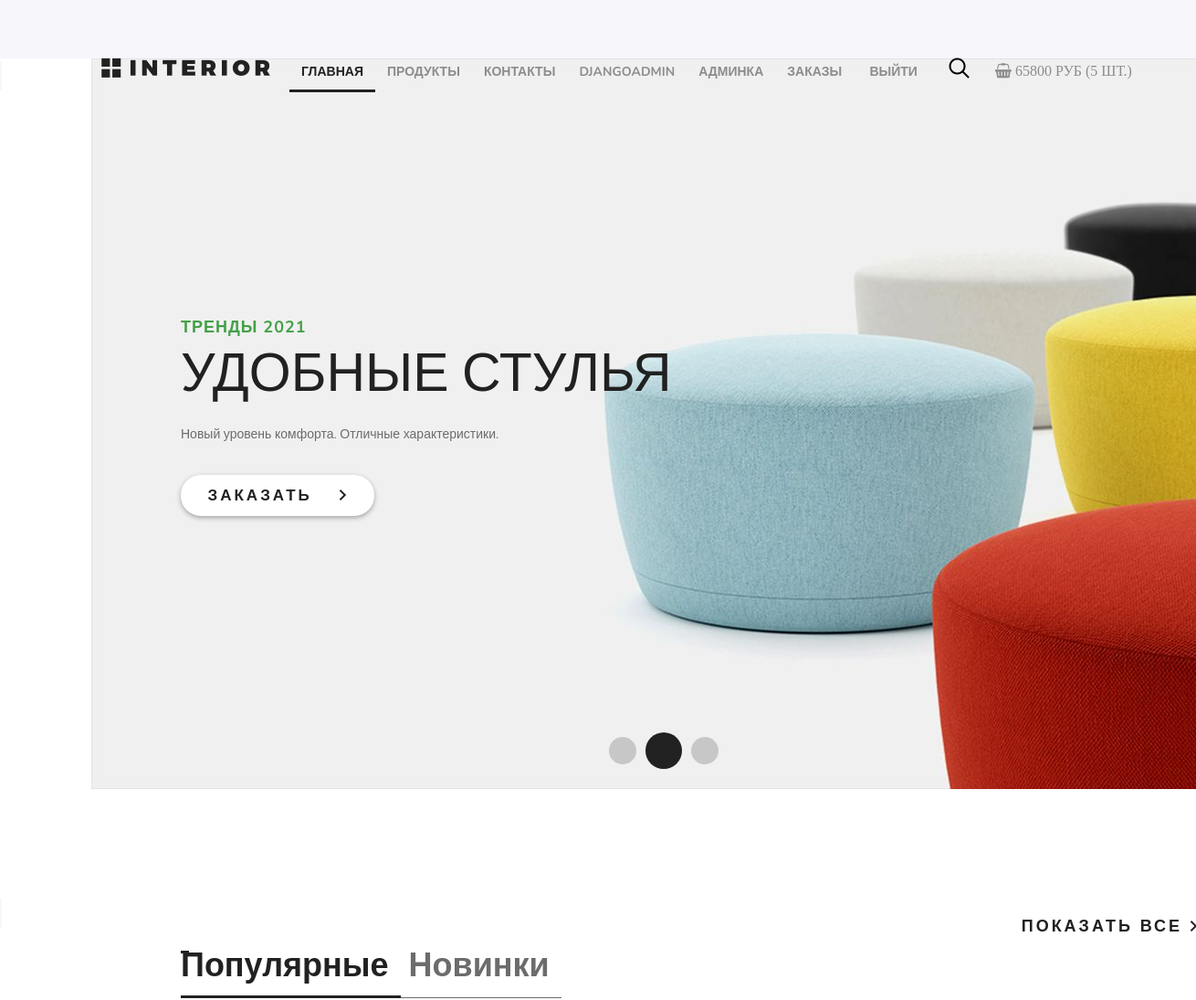
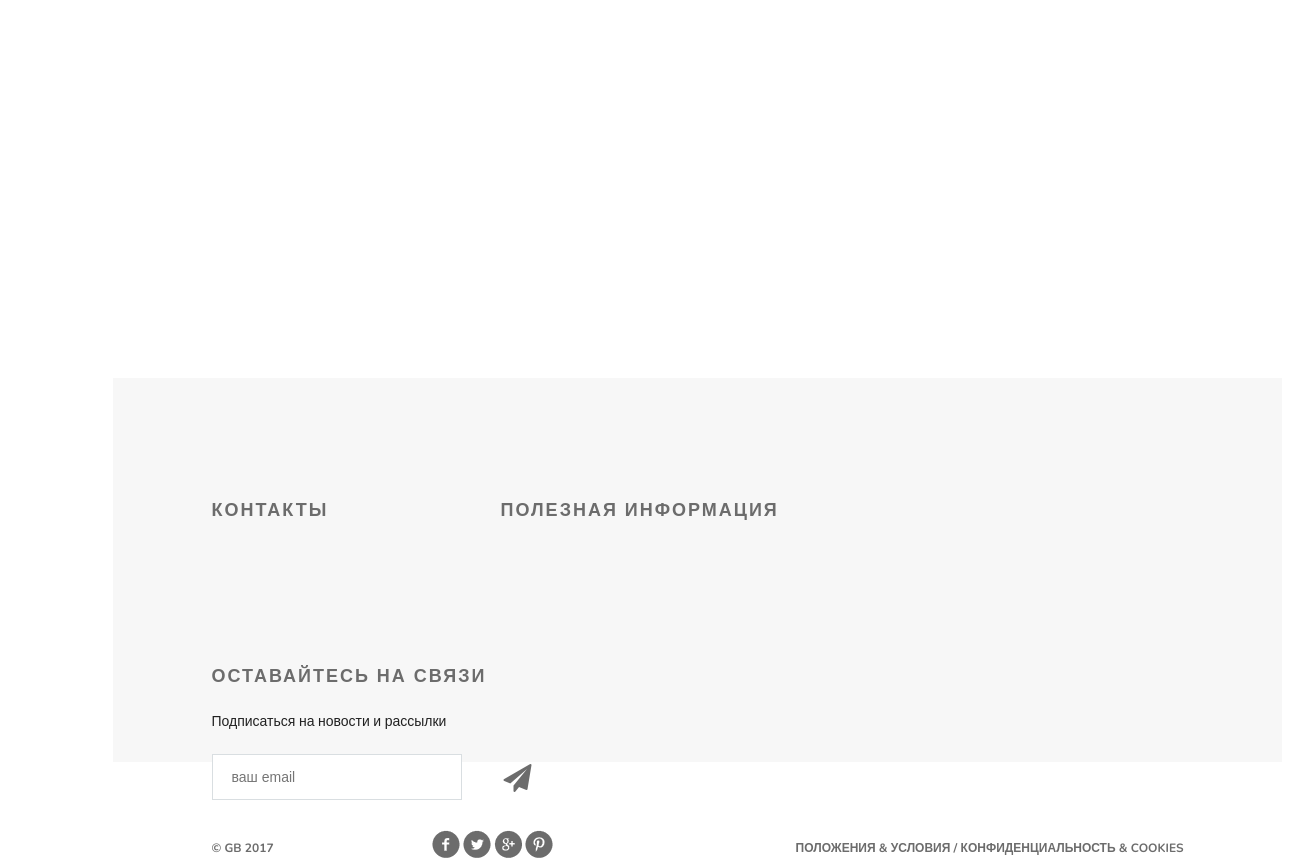
The app's page / (signed in) with its own data (2 pictures, top to bottom).
### authapp/models.py (models this page shows, shortened)
class ShopUser(AbstractUser):
    avatar = models.ImageField(
        upload_to='user_avatars',
        blank=True
    )
    age = models.PositiveIntegerField(
        verbose_name='возраст',
        default=18
    )
    REQUIRED_FIELDS = AbstractUser.REQUIRED_FIELDS + ['age']
    activation_key = models.CharField(
        max_length=128,
        blank=True
    )
    activation_key_created = models.DateTimeField(
        auto_now_add=True,
        blank=True,
        null=True,
    )

### basketapp/models.py (models this page shows, shortened)
class Basket(models.Model):
    user = models.ForeignKey(
        geekshop.settings.AUTH_USER_MODEL,
        on_delete=models.CASCADE,
        related_name='basket',
    )
    product = models.ForeignKey(
        Product,
        on_delete=models.CASCADE,
    )
    quantity = models.PositiveIntegerField(
        verbose_name='количество',
        default=0,
    )
    add_datetime = models.DateTimeField(
        verbose_name='время добавления',
        auto_now_add=True
    )
    class Meta:
        unique_together = ('user', 'product')
    @property
    def product_cost(self):
        return self.product.price * self.quantity
    @property
    def total_quantity(self):
        _items = Basket.objects.filter(user=self.user)
        _total_quantity = sum(list(map(lambda x: x.quantity, _items)))
        return _total_quantity
    @property
    def total_cost(self):
        _items = Basket.objects.filter(user=self.user)
        _total_cost = sum(list(map(lambda x: x.product_cost, _items)))
        return _total_cost

### mainapp/models.py (models this page shows, shortened)
class Product(models.Model):
    category = models.ForeignKey(
        ProductCategory,
        on_delete=models.CASCADE,
        verbose_name='категория'
    )
    name = models.CharField(
        verbose_name='название продукта',
        max_length=128,
    )
    image = models.ImageField(
        upload_to='product_img',
        blank=True,
    )
    short_desc = models.CharField(
        max_length=256,
        verbose_name='краткое описание',
        blank=True,
    )
    description = models.TextField(
        verbose_name='описание продукта',
        blank=True,
        max_length=500,
    )
    price = models.DecimalField(
        verbose_name='цена продукта',
        max_digits=8,
        decimal_places=2,
        default=0,
    )
    quantity = models.PositiveIntegerField(
        verbose_name='количество на складе',
        default=0
    )
    is_active = models.BooleanField(
        verbose_name='активна',
        default=True
    )

### geekshop/views.py (the view)
# urls.py: path('', main, name='index'),
def main(request):
    title = 'главная'
    heading = 'удобные стулья'
    links_menu = get_links_menu(request, title=title, heading=heading)
    return render(request, 'geekshop/index.html', context=links_menu)

### mainapp/context_processors.py (called while the page is built)
def basket(request):
    basket_list = []
    if request.user.is_authenticated:
        basket_list = Basket.objects.filter(user=request.user)
    return {
        'basket': basket_list
    }

def get_links():
    links_ = [{'href': 'index', 'name': 'главная'},
              {'href': 'mainapp:products', 'name': 'продукты'},
              {'href': 'contact', 'name': 'контакты'}]
    return links_

def get_auth(request):
    name = ShopUser.objects.filter(username=request.user.username).first()
    auth_ = [{'href': 'auth:edit', 'name': name}]
    return auth_

def get_links_menu(request, title, heading=None):
    products = Product.objects.all()[:4]
    categories = ProductCategory.objects.all()
    links_menu = {
        'links': list(get_links()),
        'auth': list(get_auth(request)),
        'topic': 'тренды',
        'heading': heading,
        'title': title,
        'products': products,
        'categories': categories,
    }
    return links_menu

### geekshop/templates/geekshop/index.html
{% extends 'geekshop/base.html' %}
{% load static %}
{% block header %}
    <div class="slider">
        {% include 'geekshop/includes/inc__menu.html' %}
        <div class="text-slider">
            <h3 class="green">{{ topic }} {% now "Y" %}</h3>
            <h3 class="big">{{ heading }}</h3>
            <p>Новый уровень комфорта. Отличные характеристики.</p>
            <a href="#" class="button-order">заказать <img src="{% static 'img/arrow.png' %}" alt=""></a>
        </div>
        <div class="navi">
            <a href="#"></a><a href="#"></a><a href="#"></a>
        </div>
    </div>
{% endblock %}
{% block content %}
    {% include 'geekshop/includes/inc_idx_content.html' %}
{% endblock %}

### geekshop/templates/geekshop/includes/inc__menu.html (shortened to what this page needs)
<div class="header clearfix">
    <a href="{% url 'index' %}" class="logo"></a>
    <ul class="menu">
        {% for link in links %}
            <li>
                <a href="{% url link.href %}"
                   class="{% if request.resolver_match.url_name == link.href %}
                            active
                          {% endif %}">
                    {{ link.name }}
                </a>
            </li>
        {% endfor %}
        {% for auth in auth %}
            {% if user.is_authenticated %}
                <li>
                    <a href="{% url auth.href %}"
                       class="">
                        {{ auth.name }}
                    </a>
                </li>
            {% endif %}
        {% endfor %}
        {% if user.is_superuser %}
            <li>
                <a href="{% url 'admin_staff:users' %}">
                    админка
                </a>
            </li>
        {% endif %}
        <li>
            <a href="{% url 'order:list' %}">заказы</a>
            {% if user.is_authenticated %}
                <a href="{% url 'auth:logout' %}">выйти</a>
            {% else %}
                <a href="{% url 'auth:login' %}">войти</a>
            {% endif %}
        </li>
    </ul>
    <a href="#" class="search"></a>
    {% if basket %}
        <a href="{% url 'basket:basket' %}" class="fa fa-shopping-basket basket">
            <span id="basket_cost">{{ basket.0.total_cost|floatformat:0 }} руб</span>
            <span id="basket_quantity">({{ basket.0.total_quantity }} шт.)</span>
        </a>
    {% else %}
        <a href="{% url 'basket:basket' %}" class="fa fa-shopping-basket basket">
            товаров нет
        </a>
    {% endif %}
</div>

### geekshop/templates/geekshop/includes/inc_idx_content.html (shortened to what this page needs)
{% load static %}
<div class="featured">
    <div class="featured-menu">
        <a class="active" href="#">Популярные</a><a href="#">Новинки</a>
    </div>
    <a class="explore" href="#">показать все <img src="{% static 'img/arrow.png' %}" alt=""></a>
    <div class="clearfix">
    </div>
    <div class="tab-content">
        {% for product in products %}
            <div class="block">
            </div>
        {% endfor %}
    </div>
</div>

### geekshop/static/style-gs.css (style rules this page uses)
* { margin: 0; padding: 0; }
body { font-family: 'Montserrat', sans-serif; }
html, body { height: 100%; }
.slider { height: 800px; background-image: url(img/slider.jpg); padding-left: 98px; padding-right: 211px; position: relative; }
.logo { background-image: url(img/logo.png); margin-top: 63px; width: 185px; height: 22px; }
.menu { list-style-type: none; margin-top: 67px; float: right; }
.menu li { float: left; }
.menu a { color: #8c8c8c; font-size: 14px; font-weight: 700; text-align: right; text-transform: uppercase; text-decoration: none; padding: 10px 13px; }
.menu .active { color: #212121; font-weight: 700; border-bottom: 3px solid #212121; }
.search { width: 23px; height: 23px; background-image: url(img/search.png); margin-top: 63px; left: 1176px; }
.basket { margin-top: 63px; left: 1300px; padding: 6px 6px; font-size: 14px; text-align: right; text-transform: uppercase; text-decoration: none; color: #8c8c8c; font-weight: 700; }
.clearfix:after { content: ""; display: block; clear: both; }
.text-slider { margin-top: 288px; position: absolute; }
.text-slider p { color: #6c6c6c; font-size: 14px; text-align: left; width: 458px; line-height: 24px; }
.button-order { background-color: #ffffff; box-shadow: 0px 2px 4.85px 0.15px rgba(33, 33, 33, 0.35); width: 212px; height: 45px; display: block; text-transform: uppercase; text-align: center; border-radius: 22px; text-decoration: none; color: #212121; font-size: 17px; font-weight: 700; line-height: 45px; margin-top: 32px; letter-spacing: 3px; }
.button-order img { padding-left: 22px; }
.green { text-transform: uppercase; color: #43a047; font-size: 18px; font-weight: 700; text-align: left; margin-bottom: 22px; line-height: 13px; letter-spacing: 1px; }
.big { color: #212121; font-size: 59px; line-height: 43px; text-transform: uppercase; font-weight: 100; margin-bottom: 34px; }
.navi { position: absolute; bottom: 22px; right: 618px; display: flex; width: 130px; height: 40px; justify-content: space-between; align-items: center; }
.navi a { display: block; width: 30px; height: 30px; border-radius: 50%; background-color: rgba(33, 33, 33, 0.2); float: left; margin: 0px 5px; }
.navi a:nth-child(2) { display: block; width: 40px; height: 40px; border-radius: 50%; background-color: #212121; float: left; margin: 0px; }
.featured { padding-left: 98px; padding-right: 98px; }
.featured-menu { margin-top: 120px; width: 300px; height: 49px; float: left; }
.featured-menu a { color: #6c6c6c; font-size: 36px; font-weight: 700; text-align: left; text-decoration: none; border-bottom: 1px solid #6c6c6c; padding-bottom: 10px; padding-right: 13px; padding-left: 9px; }
.featured-menu .active { font-size: 36px; font-weight: 700; text-align: left; color: #212121; border-bottom: 3px solid #212121; padding-bottom: 8px; }
.explore { text-transform: uppercase; color: #212121; font-size: 18px; font-weight: 700; line-height: 24px; text-align: center; float: right; margin-top: 138px; letter-spacing: 3px; text-decoration: none; }
.tab-content { margin-top: 50px; display: flex; justify-content: space-between; margin-bottom: 120px; flex-wrap: wrap; }
.tab-content .block { height: 270px; width: 270px; position: relative; }

### geekshop/static/style-sidebar.css (style rules this page uses)
:root { --header-height: 3rem; --nav-width: 68px; --first-color: #4723D9; --first-color-light: #AFA5D9; --white-color: #F7F6FB; --body-font: 'Nunito', sans-serif; --normal-font-size: 1rem; --z-fixed: 100 }
body { position: relative; margin: var(--header-height) 0 0 0; padding: 0 1rem; font-family: var(--body-font); font-size: var(--normal-font-size); transition: .5s }
a { text-decoration: none }
.header { width: 100vw; height: var(--header-height); position: fixed; top: 0; left: 0; display: flex; justify-content: space-around; padding: 0 1rem; background-color: var(--white-color); z-index: var(--z-fixed); transition: .5s }
.active { color: var(--white-color) }
.active::before { content: ''; position: absolute; left: 0; width: 2px; height: 32px; background-color: var(--white-color) }
@media screen and (min-width: 768px) { body { margin: calc(var(--header-height) + 1rem) 0 0 0; padding-left: calc(var(--nav-width) + 2rem) } }
@media screen and (min-width: 768px) { .header { height: calc(var(--header-height) + 1rem); padding: 0 2rem 0 calc(var(--nav-width) + 2rem) } }

### records on screen
ShopUser: name "DJANGOADMIN"
Basket: user+product+quantity "65800", user+quantity "5"

### other values on screen
{{ link.name }} "ГЛАВНАЯ" "ПРОДУКТЫ" "КОНТАКТЫ"
{{ topic }} "ТРЕНДЫ"
{{ heading }} "УДОБНЫЕ СТУЛЬЯ"
